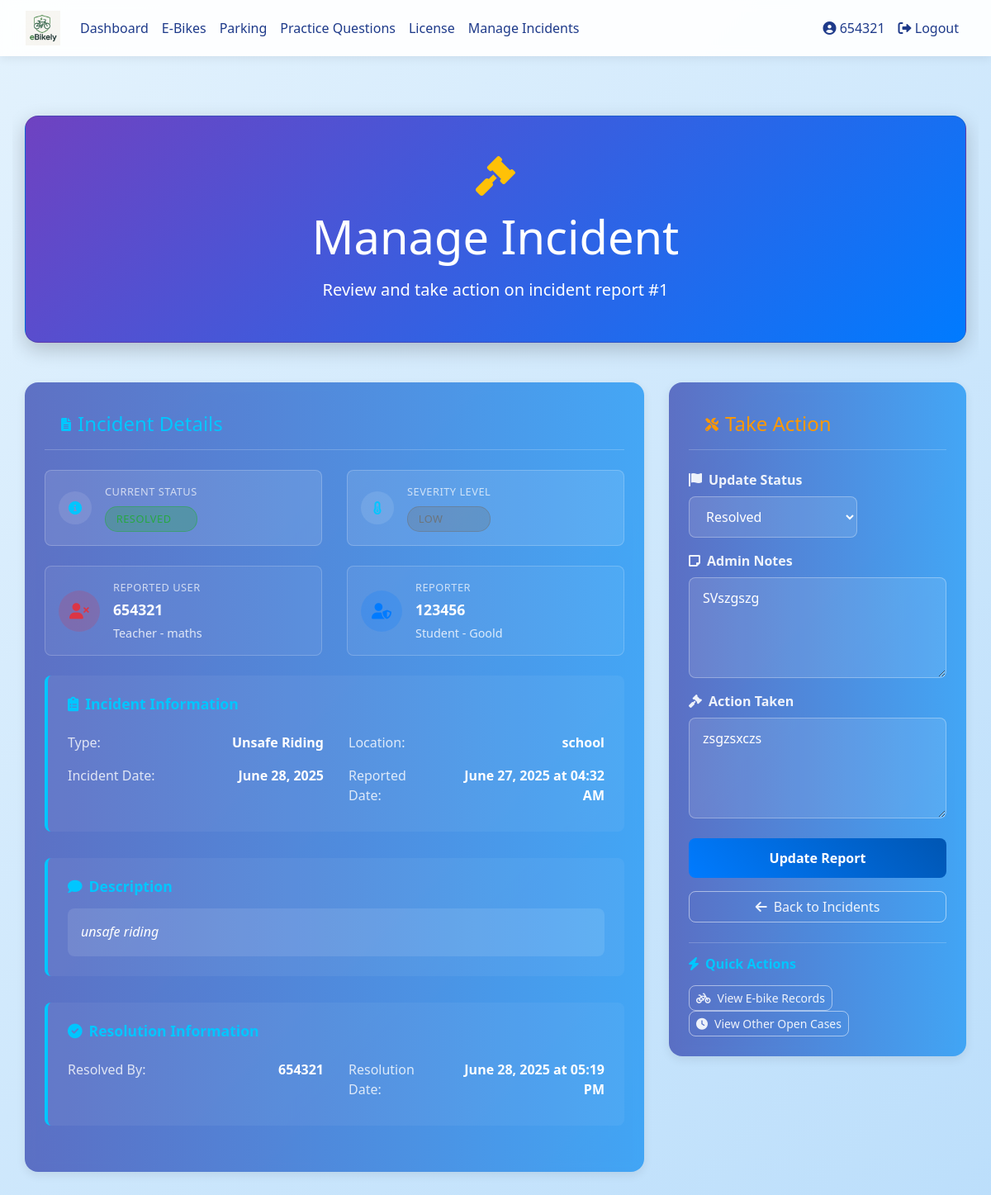
The app's page /admin/incident/1 (signed in) with its own data.
### database_setup.py (models this page shows)
class User(Base, UserMixin):
    __tablename__ = 'users'
    id = Column(Integer, primary_key=True)
    username = Column(String(150), unique=True, nullable=False)
    email = Column(String(150), nullable=True)
    password = Column(String(150), nullable=False)
    ebikes = relationship('EBike', back_populates='owner', cascade="all, delete-orphan")
    practice_tests = relationship('PracticeTest', back_populates='user', cascade="all, delete-orphan")
    real_tests = relationship('RealTest', back_populates='user', cascade="all, delete-orphan")
    practice_attempts = relationship("PracticeAttempt", back_populates="user", cascade="all, delete-orphan")
    parking_spot = relationship("ParkingSpot", back_populates="reserved_user", uselist=False)
    reservations = relationship("ParkingReservation", back_populates="user")
    incident_reports = relationship('IncidentReport', foreign_keys='IncidentReport.reported_user_id', back_populates='reported_user')
    has_license = Column(Boolean, default=False)
    role = Column(String(10))  # 'student' or 'teacher'
    department = Column(String(150))  # for teachers
    year = Column(Integer)  # for students
    house = Column(String(50))  # for students

class IncidentReport(Base):
    __tablename__ = 'incident_reports'
    id = Column(Integer, primary_key=True)
    reported_user_id = Column(Integer, ForeignKey('users.id'))  # User being reported
    reporter_id = Column(Integer, ForeignKey('users.id'))  # User making the report
    incident_type = Column(String(50))  # Type of incident (unsafe riding, harassment, etc.)
    severity = Column(String(20))  # Low, Medium, High, Critical
    description = Column(Text)
    location = Column(String(100))  # Where the incident occurred
    date_of_incident = Column(Date)  # When the incident happened
    date_reported = Column(DateTime, default=datetime.utcnow)  # When it was reported
    status = Column(String(20), default='Open')  # Open, Under Investigation, Resolved, Dismissed
    admin_notes = Column(Text)  # Notes from admin/teacher
    action_taken = Column(Text)  # What action was taken
    resolved_by = Column(Integer, ForeignKey('users.id'))  # Which admin resolved it
    resolved_date = Column(DateTime)  # When it was resolved
    reported_user = relationship('User', foreign_keys=[reported_user_id], back_populates='incident_reports')
    reporter = relationship('User', foreign_keys=[reporter_id])
    resolver = relationship('User', foreign_keys=[resolved_by])

### app.py (the view)
@app.route('/admin/incident/<int:incident_id>', methods=['GET', 'POST'])
@login_required
def manage_incident(incident_id):
    if current_user.role != 'teacher':
        flash("Access denied.", "danger")
        return redirect(url_for('dashboard'))
    session = SessionLocal()
    try:
        incident = session.query(IncidentReport).options(
            joinedload(IncidentReport.reported_user),
            joinedload(IncidentReport.reporter),
            joinedload(IncidentReport.resolver)
        ).filter_by(id=incident_id).first()
        if not incident:
            flash("Incident not found.", "danger")
            return redirect(url_for('admin_incidents'))
        form = forms.IncidentActionForm()
        if request.method == 'POST':
            print(f"Form submitted with data: {request.form}")
            print(f"Form validation result: {form.validate()}")
            print(f"Form errors: {form.errors}")
        if form.validate_on_submit():
            try:
                print(f"Updating incident {incident_id}")
                print(f"New status: {form.status.data}")
                print(f"Admin notes: {form.admin_notes.data}")
                print(f"Action taken: {form.action_taken.data}")
                incident.status = form.status.data
                incident.admin_notes = form.admin_notes.data
                incident.action_taken = form.action_taken.data
                if form.status.data in ['Resolved', 'Dismissed'] and incident.resolved_date is None:
                    incident.resolved_date = datetime.now()
                    incident.resolved_by = current_user.id
                    print(f"Setting resolution date and resolver")
                session.commit()
                print("Incident updated successfully")
                flash('Incident updated successfully.', 'success')
                return redirect(url_for('admin_incidents'))
            except Exception as e:
                print(f"Error updating incident: {e}")
                session.rollback()
                flash(f'Error updating incident: {str(e)}', 'danger')
        elif request.method == 'GET':
            form.status.data = incident.status
            form.admin_notes.data = incident.admin_notes
            form.action_taken.data = incident.action_taken
        if form.errors:
            for field, errors in form.errors.items():
                for error in errors:
                    flash(f'{field}: {error}', 'danger')
        return render_template('manage_incident.html', incident=incident, form=form)
    finally:
        session.close()

### templates/manage_incident.html (shortened to what this page needs)
{% extends "base.html" %}
{% block content %}
<div class="container welcome-container">
  <div class="hero-section card text-white p-5 mb-5 fade-in">
    <div class="text-center">
      <i class="fas fa-gavel dashboard-icon mb-3"></i>
      <h1 class="display-4 mb-3">Manage Incident</h1>
      <p class="lead mb-0">Review and take action on incident report #{{ incident.id }}</p>
    </div>
  </div>
  <div class="row slide-up-delay">
    <div class="col-lg-8">
      <div class="card feature-card p-4 mb-4">
        <div class="card-header gradient-blue mb-4">
          <i class="fas fa-file-alt mr-2"></i>
          <h4 class="mb-0">Incident Details</h4>
        </div>
        <div class="row mb-4">
          <div class="col-md-6">
            <div class="info-card">
              <div class="info-icon">
                <i class="fas fa-info-circle"></i>
              </div>
              <div class="info-content">
                <span class="info-label">Current Status</span>
                <span class="status-badge status-{{ incident.status.lower().replace(' ', '-') }}">
                </span>
              </div>
            </div>
          </div>
          <div class="col-md-6">
            <div class="info-card">
              <div class="info-icon">
                <i class="fas fa-thermometer-half"></i>
              </div>
              <div class="info-content">
                <span class="info-label">Severity Level</span>
                <span class="severity-badge severity-{{ incident.severity.lower() }}">
                  {{ incident.severity }}
                </span>
              </div>
            </div>
          </div>
        </div>
        <div class="row mb-4">
          <div class="col-md-6">
            <div class="user-card reported-user">
              <div class="user-avatar">
                <i class="fas fa-user-times"></i>
              </div>
              <div class="user-info">
                <span class="user-label">Reported User</span>
                <span class="user-name">{{ incident.reported_user.username }}</span>
                <span class="user-details">{{ incident.reported_user.role.title() }} - {{ incident.reported_user.house or incident.reported_user.department or 'N/A' }}</span>
              </div>
            </div>
          </div>
          <div class="col-md-6">
            <div class="user-card reporter">
              <div class="user-avatar">
                <i class="fas fa-user-shield"></i>
              </div>
              <div class="user-info">
                <span class="user-label">Reporter</span>
                <span class="user-name">{{ incident.reporter.username }}</span>
                <span class="user-details">{{ incident.reporter.role.title() }} - {{ incident.reporter.house or incident.reporter.department or 'N/A' }}</span>
              </div>
            </div>
          </div>
        </div>
        <div class="detail-section">
          <h5 class="section-title">
            <i class="fas fa-clipboard-list mr-2"></i>Incident Information
          </h5>
          <div class="row">
            <div class="col-md-6">
              <div class="detail-item">
                <span class="detail-label">Type:</span>
                <span class="detail-value">{{ incident.incident_type.replace('_', ' ').title() }}</span>
              </div>
            </div>
            <div class="col-md-6">
              <div class="detail-item">
                <span class="detail-label">Location:</span>
                <span class="detail-value">{{ incident.location }}</span>
              </div>
            </div>
            <div class="col-md-6">
              <div class="detail-item">
                <span class="detail-label">Incident Date:</span>
                <span class="detail-value">{{ incident.date_of_incident.strftime('%B %d, %Y') }}</span>
              </div>
            </div>
            <div class="col-md-6">
              <div class="detail-item">
                <span class="detail-label">Reported Date:</span>
                <span class="detail-value">{{ incident.date_reported.strftime('%B %d, %Y at %I:%M %p') }}</span>
              </div>
            </div>
          </div>
        </div>
        <div class="detail-section">
          <h5 class="section-title">
            <i class="fas fa-comment mr-2"></i>Description
          </h5>
          <div class="description-box">
            {{ incident.description }}
          </div>
        </div>
        {% if incident.resolved_date %}
          <div class="detail-section">
            <h5 class="section-title">
              <i class="fas fa-check-circle mr-2"></i>Resolution Information
            </h5>
            <div class="row">
              <div class="col-md-6">
                <div class="detail-item">
                  <span class="detail-label">Resolved By:</span>
                  <span class="detail-value">{{ incident.resolver.username if incident.resolver else 'Unknown' }}</span>
                </div>
              </div>
              <div class="col-md-6">
                <div class="detail-item">
                  <span class="detail-label">Resolution Date:</span>
                  <span class="detail-value">{{ incident.resolved_date.strftime('%B %d, %Y at %I:%M %p') }}</span>
                </div>
              </div>
            </div>
          </div>
        {% endif %}
      </div>
    </div>
    <div class="col-lg-4">
      <div class="card feature-card p-4">
        <div class="card-header gradient-orange mb-4">
          <i class="fas fa-tools mr-2"></i>
          <h4 class="mb-0">Take Action</h4>
        </div>
        <form method="POST">
          <div class="mb-3">
            <label for="{{ form.status.id }}" class="form-label">
              <i class="fas fa-flag mr-2"></i>Update Status
            </label>
            {{ form.status(class="form-select form-control-modern") }}
          </div>
          <div class="mb-3">
            <label for="{{ form.admin_notes.id }}" class="form-label">
              <i class="fas fa-sticky-note mr-2"></i>Admin Notes
            </label>
            {{ form.admin_notes(class="form-control form-control-modern", rows="4", placeholder="Add notes about your investigation or findings...") }}
          </div>
          <div class="mb-4">
            <label for="{{ form.action_taken.id }}" class="form-label">
              <i class="fas fa-gavel mr-2"></i>Action Taken
            </label>
            {{ form.action_taken(class="form-control form-control-modern", rows="4", placeholder="Describe any disciplinary action or resolution...") }}
          </div>
          <div class="action-buttons">
            {{ form.submit(class="btn btn-primary w-100 mb-3") }}
            <a href="{{ url_for('admin_incidents') }}" class="btn btn-outline-light w-100">
              <i class="fas fa-arrow-left mr-2"></i>Back to Incidents
            </a>
          </div>
        </form>
        <div class="quick-actions mt-4">
          <h6 class="mb-3">
            <i class="fas fa-bolt mr-2"></i>Quick Actions
          </h6>
          <div class="d-grid gap-2">
            <a href="{{ url_for('admin_ebike_overview') }}" class="btn btn-outline-light btn-sm">
              <i class="fas fa-bicycle mr-2"></i>View E-bike Records
            </a>
            <a href="{{ url_for('admin_incidents') }}?status=Open" class="btn btn-outline-light btn-sm">
              <i class="fas fa-clock mr-2"></i>View Other Open Cases
            </a>
          </div>
        </div>
      </div>
    </div>
  </div>
</div>
<link rel="stylesheet" href="https://cdnjs.cloudflare.com/ajax/libs/font-awesome/6.0.0/css/all.min.css">
{% endblock %}

### templates/base.html (shortened to what this page needs)
<!DOCTYPE html>
<html lang="en">
<head>
  <link rel="stylesheet" href="https://stackpath.bootstrapcdn.com/bootstrap/4.5.2/css/bootstrap.min.css">
  <link rel="stylesheet" href="{{ url_for('static', filename='styles.css') }}">
  <link href="https://cdnjs.cloudflare.com/ajax/libs/font-awesome/5.15.4/css/all.min.css" rel="stylesheet">
</head>
<body>
  <nav class="navbar navbar-expand-lg navbar-light">
    <div class="container-fluid">
      <a class="navbar-brand" href="{{ url_for('dashboard') }}">
        <img src="{{ url_for('static', filename='images/logo.png') }}" alt="E-Bike Manager Logo">
      </a>
      <div class="collapse navbar-collapse justify-content-between" id="navbarNav">
        <ul class="navbar-nav">
          {% if current_user.is_authenticated %}
            <li class="nav-item"><a class="nav-link {% if request.endpoint == 'dashboard' %}active{% endif %}" href="{{ url_for('dashboard') }}">Dashboard</a></li>
            <li class="nav-item"><a class="nav-link {% if request.endpoint == 'ebike_management' %}active{% endif %}" href="{{ url_for('ebike_management') }}">E-Bikes</a></li>
            <li class="nav-item"><a class="nav-link {% if request.endpoint == 'parking_spots' %}active{% endif %}" href="{{ url_for('parking_spots') }}">Parking</a></li>
            <li class="nav-item"><a class="nav-link {% if request.endpoint == 'practice_selection' %}active{% endif %}" href="{{ url_for('practice_selection') }}">Practice Questions</a></li>
            <li class="nav-item"><a class="nav-link" href="{{ url_for('license_page') }}">License</a></li>
            {% if current_user.role == 'student' %}
              <li class="nav-item"><a class="nav-link {% if request.endpoint == 'report_incident' %}active{% endif %}" href="{{ url_for('report_incident') }}">Report Incident</a></li>
            {% elif current_user.role == 'teacher' %}
              <li class="nav-item"><a class="nav-link {% if request.endpoint == 'admin_incidents' %}active{% endif %}" href="{{ url_for('admin_incidents') }}">Manage Incidents</a></li>
            {% endif %}
          {% endif %}
        </ul>
        <ul class="navbar-nav">
          {% if current_user.is_authenticated %}
            <li class="nav-item"><a class="nav-link {% if request.endpoint == 'user_profile' %}active{% endif %}" href="{{ url_for('user_profile') }}"><i class="fas fa-user-circle"></i> {{ current_user.username }}</a></li>
            <li class="nav-item"><a class="nav-link" href="{{ url_for('logout') }}"><i class="fas fa-sign-out-alt"></i> Logout</a></li>
          {% else %}
            <li class="nav-item"><a class="nav-link" href="{{ url_for('login') }}"><i class="fas fa-sign-in-alt"></i> Login</a></li>
            <li class="nav-item"><a class="nav-link" href="{{ url_for('register') }}"><i class="fas fa-user-plus"></i> Register</a></li>
          {% endif %}
        </ul>
      </div>
    </div>
  </nav>
  <div class="container my-4">
    {% block content %}{% endblock %}
  </div>
</body>
</html>

### records on screen
User: username "654321", reported_user.username "654321", reported_user.role "Teacher", reported_user "maths", resolver "654321"
IncidentReport: id "1", severity "LOW", incident_type.replace "Unsafe Riding", location "school", date_of_incident "June 28, 2025", date_reported "June 27, 2025 at 04:32 AM", description "unsafe riding", resolved_date "June 28, 2025 at 05:19 PM", status "Resolved", admin_notes "SVszgszg", action_taken "zsgzsxczs"
User: reporter.username "123456", reporter.role "Student", reporter "Goold"
